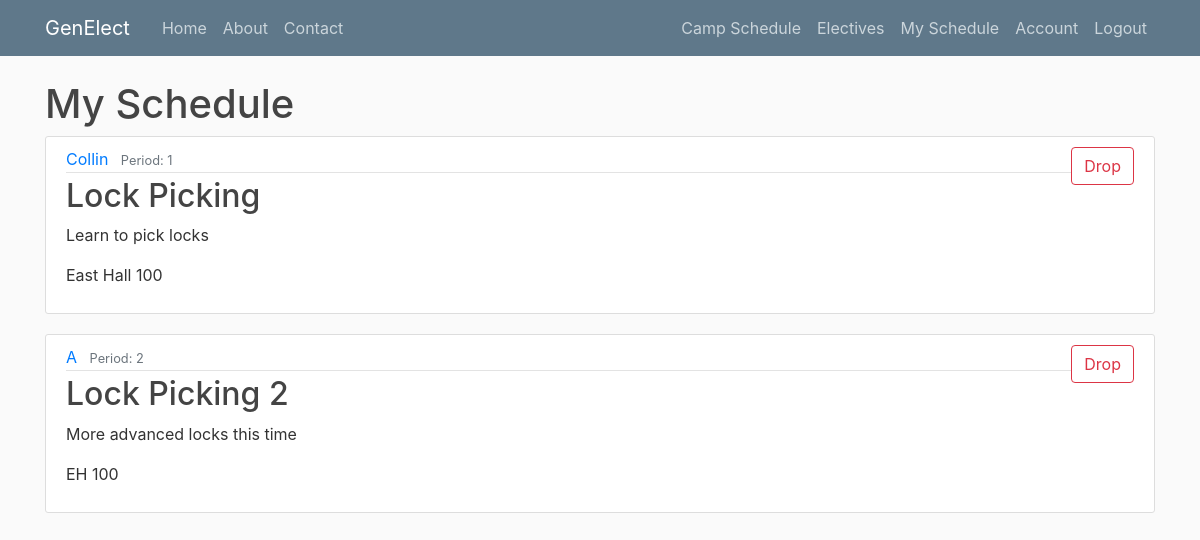
The app's page /schedule (signed in), older data.
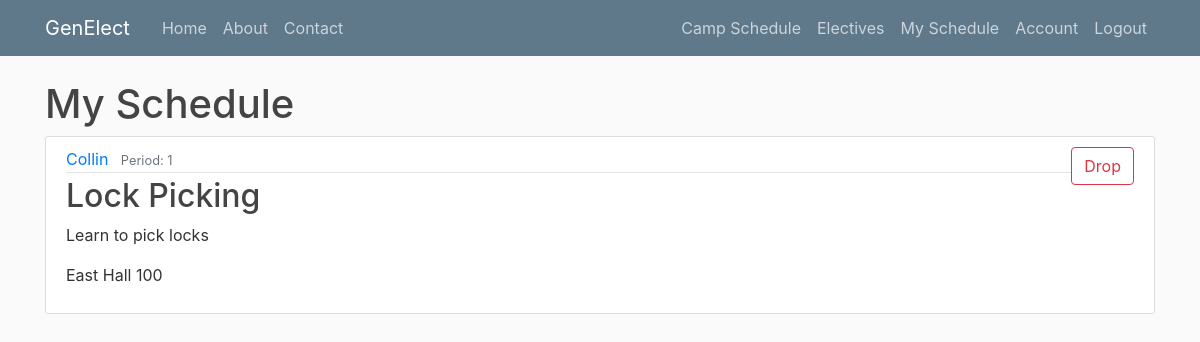
The same page, newer data.
### genElect/models.py (models this page shows)
class Base(db.Model):
    __abstract__ = True
    id = db.Column(db.Integer, primary_key=True, autoincrement=True)
    date_created = db.Column(db.DateTime, default=db.func.current_timestamp())
    date_modified = db.Column(db.DateTime, default=db.func.current_timestamp(),
            onupdate=db.func.current_timestamp())

class Offerings(Base):
    __tablename__ = 'offerings'
    day = db.Column(db.Date)
    period_start = db.Column(db.Integer)
    period_length = db.Column(db.Integer)
    building = db.Column(db.String(100))
    room = db.Column(db.String(100))
    instructor = db.Column(db.String(100))
    current_count = db.Column(db.Integer)
    capacity = db.Column(db.Integer)
    elective_id = db.Column(db.Integer, db.ForeignKey('electives.id'), nullable=False)
    registrations = db.relationship('Registrations', backref='offering', lazy=True)

class Electives(Base):
    __tablename__ = 'electives'
    name = db.Column(db.String(100))
    description = db.Column(db.String(500))
    prerequisites = db.relationship('Prerequisites', backref='elective', lazy=True)
    offerings = db.relationship('Offerings', backref='elective', lazy=True)
    completed_users = db.relationship('Completions', backref='elective', lazy=True)
    can_retake = db.Column(db.Boolean)

### genElect/__init__.py (the view)
@app.route("/schedule") #FOR STUDENT OR ADMIN USE
def schedule():
    if current_user.is_authenticated:
        if current_user.role == 'admin' or current_user.role == 'instructor':
            user_id = request.args.get('user_id')
            user = Users.query.filter_by(id=user_id).first()
            if not user:
                flash("User schedule not found", 'danger')
                return redirect(url_for('allusers'))
        else:
            user = current_user
        registrations = user.registrations #grab all user registrations
        registered = [] #to build out registered offerings
        for registration in registrations:
            if registration.offering.period_start == 1:
                registered.append(registration.offering)
        for registration in registrations:
            if registration.offering.period_start == 2:
                registered.append(registration.offering)
        for registration in registrations:
            if registration.offering.period_start == 3:
                registered.append(registration.offering)
        return render_template('schedule.html', registered=registered, user=user)
    else:
        flash("Please login first", 'info')
        return redirect(url_for('login'))

### genElect/__init__.py (called while the page is built)
@login_manager.user_loader
def load_user(user_id):
    return Users.query.get(int(user_id))

### genElect/templates/schedule.html
{% extends "layout.html" %}
{% block content %}
{% if user == current_user %}
<h1>My Schedule</h1>
{% else %}
<h1>{{user.full_name}}'s Schedule</h1>
{% endif %}
    {% for offering in registered %}
        <article class="media content-section">
          <div class="media-body">
            <div class="article-metadata">
              <a class="mr-2" href="#">{{offering.instructor}}</a>
              <small class="text-muted">Period: {{ offering.period_start }}</small>
            </div>
            <h2><a class="article-title" href="#">{{ offering.elective.name }}</a></h2>
            <p class="article-content">{{ offering.elective.description }}</p>
            <p class="article-content">{{ offering.building }} {{ offering.room }}</p>
          </div>
          {% if current_user == user %}
            <div class="form-group">
              <button type="button" onclick="window.location.href = '/drop/{{offering.id}}?back=schedule'" class="btn btn-outline-danger">Drop</button>
            </div>
          {% elif current_user.role == 'admin' %}
            <div class="form-group">
              <button type="button" onclick="window.location.href = '/drop/{{offering.id}}?user_id={{user.id}}&back=schedule'" class="btn btn-outline-danger">Drop Student</button>
            </div>
          {% endif %}
        </article>
    {% endfor %}
{% endblock content %}

Row changes from the older to the newer data that the page shows:
no longer on this page (row edited): Offerings: instructor "A", period_start "2", elective.name "Lock Picking 2", elective.description "More advanced locks this time", building "EH", room "100"
